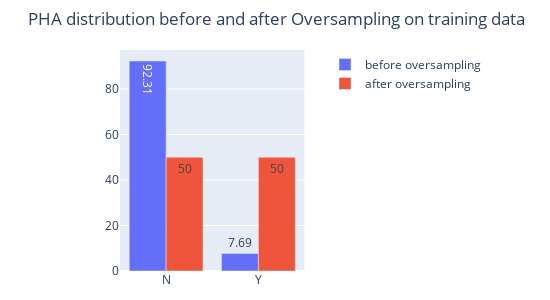

Notebook code for this chart:
### Markdown cell above
#### Oversampling przy pomoce SMOTE
Do oversamplingu skorzystamy z biblioteki SMOTE (Synthetic Minority Oversampling Technique), który wyrówna dysproporcję klas. Tworzy on nowe obserwacje na podstawie już istniejących dla klasy z mniejszą liczebnością. Stosuje on algorytm k najbliższych sąsiadów, by utworzyć obserwacje, które mogłyby się wpasować w klasę z mniejszą liczebnością

Porównajmy dystrybucję klas *pha* przed i po oversamplingu

### Code cell
fig = make_subplots(rows=1, cols=2)

print("Before Oversampling, counts of label 'N': {}".format(sum(y_train == 'N')))
print("Before Oversampling, counts of label 'Y': {} \n".format(sum(y_train == 'Y')))

pha_dist = pd.Series(y_train).value_counts(normalize=True)*100
pha_dist = pha_dist.round(2)

fig.add_trace(
    go.Bar(x=pha_dist.index, y=pha_dist,
        text=pha_dist,
        name='before oversampling')
)

sm = SMOTE(random_state=rnd_seed)
X_train, y_train = sm.fit_resample(X_train, y_train.ravel())

print("After Oversampling, counts of label 'N': {}".format(sum(y_train == 'N')))
print("After Oversampling, counts of label 'Y': {}".format(sum(y_train == 'Y')))

pha_dist_os = pd.Series(y_train).value_counts(normalize=True)*100
pha_dist_os = pha_dist_os.round(2)

fig.add_trace(
    go.Bar(y=pha_dist_os, x=pha_dist_os.index,
        text=pha_dist_os,
        name='after oversampling')
)

fig.update_layout(height=300, width=550,
    title_text='PHA distribution before and after Oversampling on training data',
    legend=dict(y=1, x=0.5), margin=dict(l=120, r=20, t=50, b=20))
fig.show()

### Figure 1 — Plotly figure (JSON) as saved in the notebook; plotly's stock layout.template omitted (floating-point values rounded to 4 significant figures)
{"data": [{"name": "before oversampling", "text": [92.31, 7.69], "type": "bar", "x": ["N", "Y"], "y": [92.31, 7.69]}, {"name": "after oversampling", "text": [50, 50], "type": "bar", "x": ["Y", "N"], "y": [50, 50]}], "layout": {"height": 300, "legend": {"x": 0.5, "y": 1}, "margin": {"b": 20, "l": 120, "r": 20, "t": 50}, "title": {"text": "PHA distribution before and after Oversampling on training data"}, "width": 550, "xaxis": {"anchor": "y", "domain": [0, 0.45]}, "xaxis2": {"anchor": "y2", "domain": [0.55, 1]}, "yaxis": {"anchor": "x", "domain": [0, 1]}, "yaxis2": {"anchor": "x2", "domain": [0, 1]}}}
